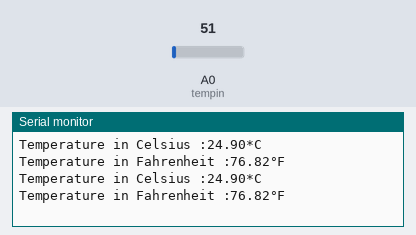
Bench run of a sketch on a simulated Arduino Uno, built with avr-gcc and run on an emulated ATmega328P. Shown: the last lines printed to the serial monitor. The test bench sets the inputs (shaded band); at power-on: A0 (tempin) = 51.

Above: at 1.8 s.
1.9 s: A0 (tempin) set to 61
At 2.8 s:
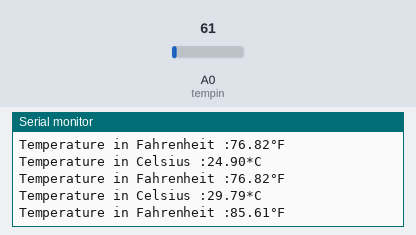
3.4 s: A0 (tempin) set to 71
At 4.8 s:
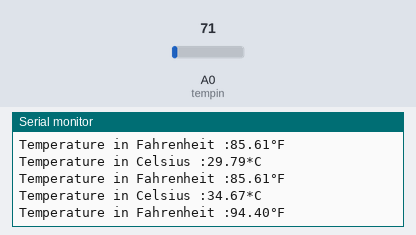
Timing chart, 0 to 6.4 s (numbered marks = the images above; inputs shaded):
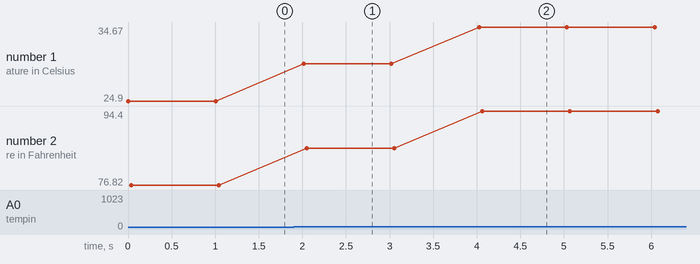

The sketch:

9.ino
```cpp
float temp;
float fara;
int tempin=0;
void setup() {
  Serial.begin(9600);
}


void loop() {

  temp = analogRead(tempin);
  temp= temp* 0.48828125;
  Serial.print("Temperature in Celsius :");
  Serial.print(temp);
  Serial.print("*C");
  Serial.println();
  fara=temp*9/5+32;
  Serial.print("Temperature in Fahrenheit :");
  Serial.print(fara);
  Serial.print("°F");
  Serial.println(" ");

  delay(1000);
}
```

Measured:
- after the input at 1.9 s, the serial monitor: prints a new line after 0.11 s (image 1)
- after the input at 3.4 s, the serial monitor: prints a new line after 0.63 s (image 2)
- plotted number 1: 24.9 → 29.79 after the input at 1.9 s, 29.79 → 34.67 after the input at 3.4 s
- plotted number 2: 76.82 → 85.61 after the input at 1.9 s, 85.61 → 94.4 after the input at 3.4 s
